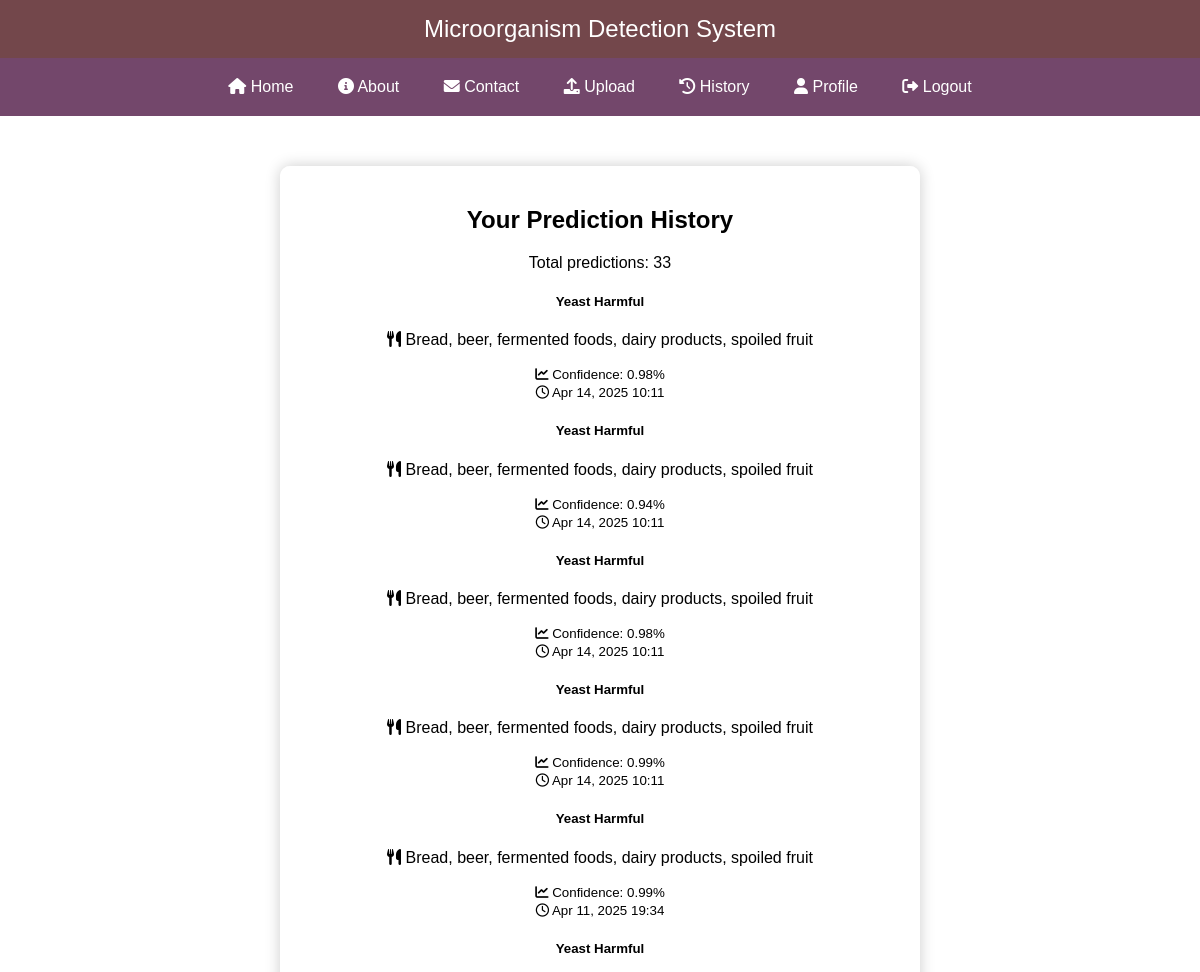
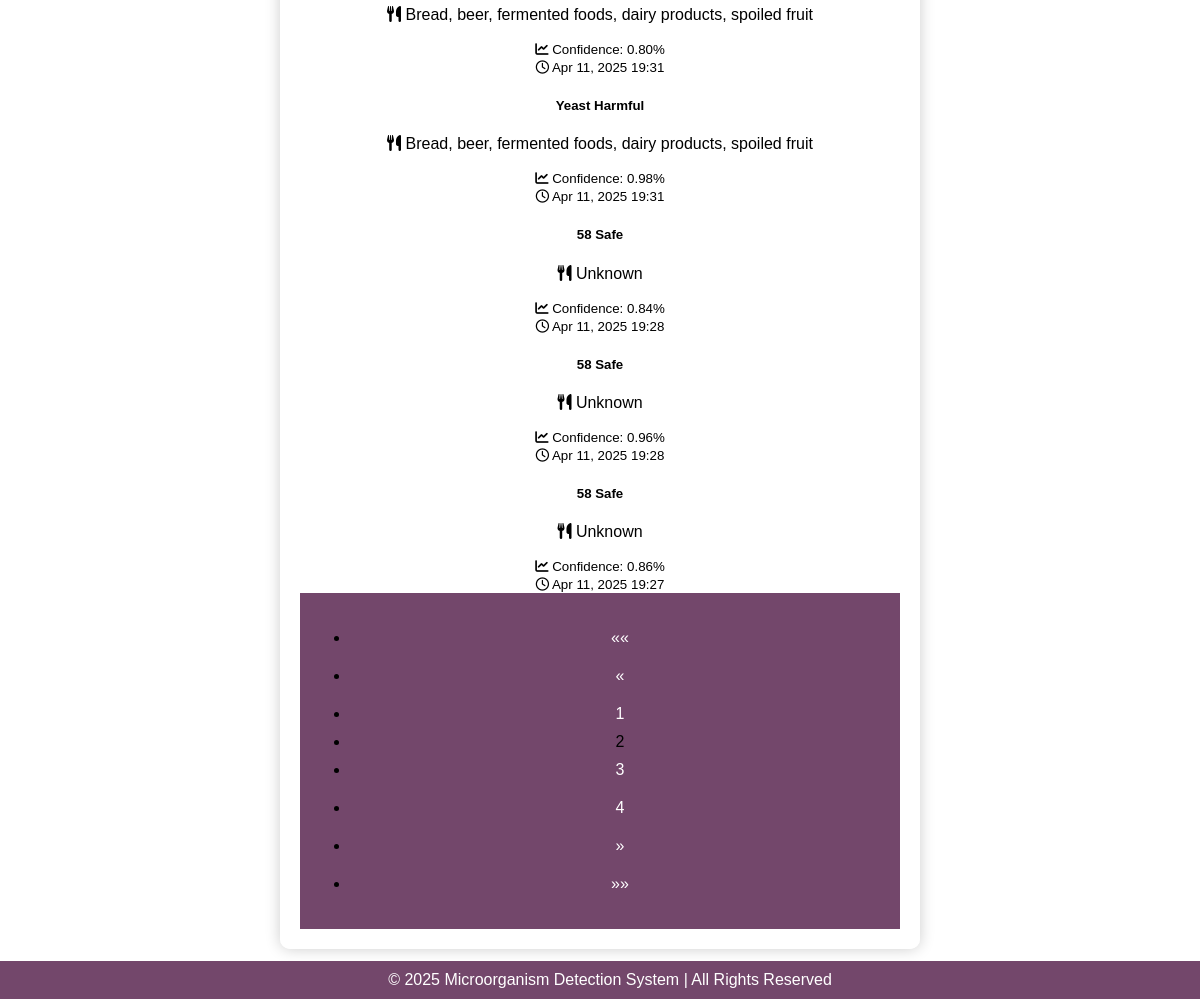
The app's page /users/predictions/?page=2 (signed in) with its own data (2 pictures, top to bottom).
### predictions/models.py (models this page shows, shortened)
class Prediction(models.Model):
    user = models.ForeignKey(
        settings.AUTH_USER_MODEL,
        on_delete=models.CASCADE,
        related_name = 'predictions'
    )
    image = models.ImageField(upload_to='predictions/%Y/%m/%d/')
    microorganism = models.CharField(max_length=100)
    harmful = models.BooleanField()
    food_source = models.CharField(max_length=200)
    confidence = models.FloatField(
        validators=[MinValueValidator(0), MaxValueValidator(1)]
    )
    model_version = models.CharField(max_length=50, null=True, blank=True)
    date_created = models.DateTimeField(auto_now_add=True)
    verified_by = models.ForeignKey(
        settings.AUTH_USER_MODEL,
        on_delete=models.SET_NULL,
        null=True,
        blank=True,
        related_name='verified_predictions'
    )
    verification_date = models.DateTimeField(null=True, blank=True)
    verification_notes = models.TextField(blank=True)
    model_version = models.CharField(max_length=50, null=True, blank=True)
    class Meta:
        ordering = ['-date_created']
        indexes = [
            models.Index(fields=['user', 'date_created']),
            models.Index(fields=['microorganism']),
            models.Index(fields=['harmful']),
            models.Index(fields=['confidence']),
            models.Index(fields=['food_source']),
        ]
    def get_status_display(self):
        return "Harmful" if self.harmful else "Safe"

### users/views.py (the view)
# urls.py: path('predictions/', views.user_predictions, name='user_predictions')
@login_required
@login_required
def user_predictions(request):
    predictions = Prediction.objects.filter(user=request.user).select_related('user').order_by('-date_created')
    print(f"Found {predictions.count()} predictions for user {request.user.username}")
    paginator = Paginator(predictions, 10)
    page_number = request.GET.get('page')
    page_obj = paginator.get_page(page_number)
    context = {
        'page_obj': page_obj,
        'prediction_count': predictions.count(),
        'recent_predictions': predictions[:5]  # Add recent predictions for dashboard
    }
    return render(request, 'users/user_predictions.html', context)

### core1/context_processors.py (called while the page is built)
def site_settings(request):
    return {
        'SITE_NAME': 'Food Safety Analyzer',
        'DEBUG': settings.DEBUG,
    }

### predictions/views.py (called while the page is built)
def cleanup_classifier():
    global _classifier_instance
    _classifier_instance = None

@receiver(request_finished)
def clean_up(sender, **kwargs):
    cleanup_classifier()

### templates/users/user_predictions.html (shortened to what this page needs)
{% extends 'base.html' %}
{% block content %}
<div class="container mt-4">
    <h2>Your Prediction History</h2>
    <p class="text-muted">Total predictions: {{ prediction_count }}</p>
    <div class="list-group mt-3">
        {% for prediction in page_obj %}
        <div class="list-group-item list-group-item-action">
            <div class="d-flex justify-content-between align-items-start">
                <div class="me-3">
                    <h5 class="mb-1">
                        {{ prediction.microorganism }}
                        <span class="badge {% if prediction.harmful %}bg-danger{% else %}bg-success{% endif %} ms-2">
                            {{ prediction.get_status_display }}
                        </span>
                    </h5>
                    <p class="mb-1">
                        <i class="fas fa-utensils me-1"></i>
                        {{ prediction.food_source|default:"Unknown food source" }}
                    </p>
                    <small class="text-muted">
                        <i class="fas fa-chart-line me-1"></i>
                        Confidence: {{ prediction.confidence|floatformat:2 }}%
                    </small>
                </div>
                <div class="text-end">
                    <small class="text-muted d-block">
                        <i class="far fa-clock me-1"></i>
                        {{ prediction.date_created|date:"M d, Y H:i" }}
                    </small>
                </div>
            </div>
        </div>
        {% endfor %}
    </div>
    {% if page_obj.paginator.num_pages > 1 %}
        {% include 'includes/pagination.html' %}
    {% endif %}
</div>
{% endblock %}

### records on screen
Prediction: microorganism "Yeast", status "Harmful", food_source "Bread, beer, fermented foods, dairy products, spoiled fruit", confidence "0.98", date_created "Apr 14, 2025 10:11"
Prediction: microorganism "Yeast", status "Harmful", food_source "Bread, beer, fermented foods, dairy products, spoiled fruit", confidence "0.94", date_created "Apr 14, 2025 10:11"
Prediction: microorganism "Yeast", status "Harmful", food_source "Bread, beer, fermented foods, dairy products, spoiled fruit", confidence "0.98", date_created "Apr 14, 2025 10:11"
Prediction: microorganism "Yeast", status "Harmful", food_source "Bread, beer, fermented foods, dairy products, spoiled fruit", confidence "0.99", date_created "Apr 14, 2025 10:11"
Prediction: microorganism "Yeast", status "Harmful", food_source "Bread, beer, fermented foods, dairy products, spoiled fruit", confidence "0.99", date_created "Apr 11, 2025 19:34"
Prediction: microorganism "Yeast", status "Harmful", food_source "Bread, beer, fermented foods, dairy products, spoiled fruit", confidence "0.80", date_created "Apr 11, 2025 19:31"
Prediction: microorganism "Yeast", status "Harmful", food_source "Bread, beer, fermented foods, dairy products, spoiled fruit", confidence "0.98", date_created "Apr 11, 2025 19:31"
Prediction: microorganism "58", status "Safe", food_source "Unknown", confidence "0.84", date_created "Apr 11, 2025 19:28"
Prediction: microorganism "58", status "Safe", food_source "Unknown", confidence "0.96", date_created "Apr 11, 2025 19:28"
Prediction: microorganism "58", status "Safe", food_source "Unknown", confidence "0.86", date_created "Apr 11, 2025 19:27"

### other values on screen
{{ prediction_count }} "33"
{{ num }} "1" "3" "4"
{{ num }} "2"
